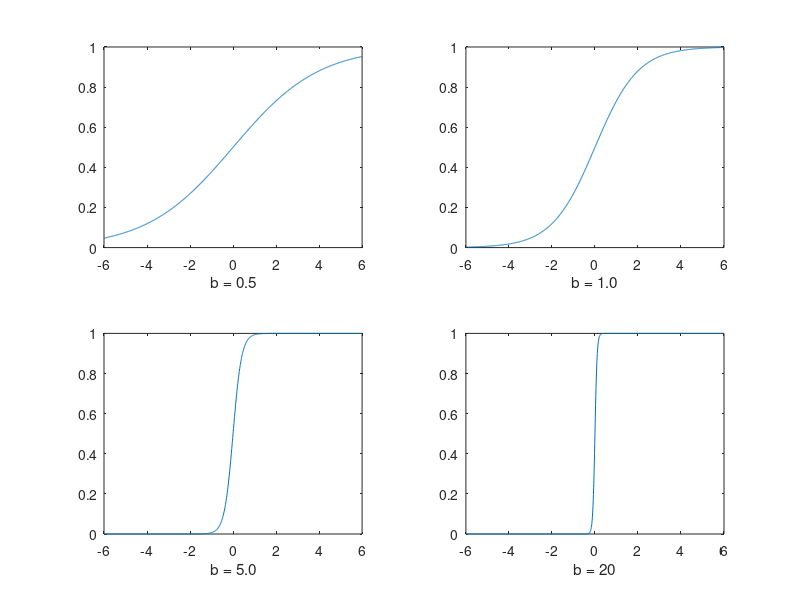

MATLAB code to generate this figure:
clc;
clearvars;

x = -6:0.01:6;

y = 1 ./ (1.0 + exp(-0.5 * x));
subplot(2, 2, 1)
plot(x, y, 'linew', 0.1)
xlabel('b = 0.5')

y = 1 ./ (1.0 + exp(-1.0 * x));
subplot(2, 2, 2)
plot(x, y, 'linew', 0.1)
xlabel('b = 1.0')

y = 1 ./ (1.0 + exp(-5.0 * x));
subplot(2, 2, 3)
plot(x, y, 'linew', 0.1)
xlabel('b = 5.0')

y = 1 ./ (1.0 + exp(-20 * x));
subplot(2, 2, 4)
plot(x, y, 'linew', 0.1)
xlabel('b = 20')